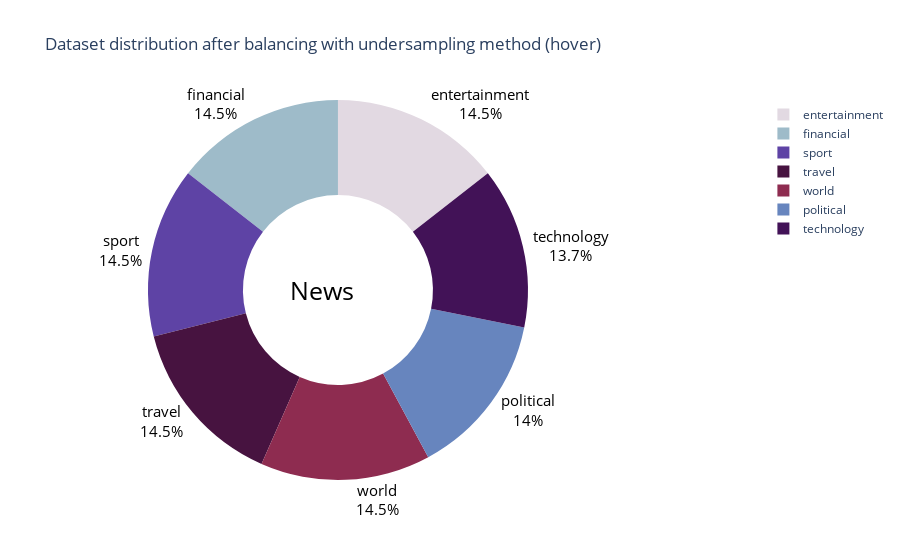

Notebook code for this chart:
### Code cell
df_distribution = EDA.count_records_per_label(df_all_news_processed, "Num_Records")
EDA.display_distribution_donut(df_distribution, 'Num_Records', 'Category', 'Dataset distribution after balancing with undersampling method (hover)')

### Figure 1 — Plotly figure (JSON) as saved in the notebook; plotly's stock layout.template omitted (floating-point values rounded to 4 significant figures)
{"data": [{"automargin": false, "domain": {"x": [0, 0.77]}, "hole": 0.5, "labels": ["entertainment", "financial", "political", "sport", "technology", "travel", "world"], "marker": {"colors": ["#e2d9e2", "#9ebbc9", "#6785be", "#5e43a5", "#421257", "#471340", "#8e2c50", "#ba6657", "#ceac94", "#e2d9e2"]}, "name": "Criticality", "textfont": {"color": "#000000", "size": 15}, "textinfo": "percent+label", "textposition": "outside", "type": "pie", "values": [32759, 32759, 31598, 32759, 30990, 32759, 32759]}], "layout": {"annotations": [{"font": {"color": "#000000", "size": 25}, "showarrow": false, "text": "News", "x": 0.31, "y": 0.5}], "title": {"text": "Dataset distribution after balancing with undersampling method (hover)"}}}
